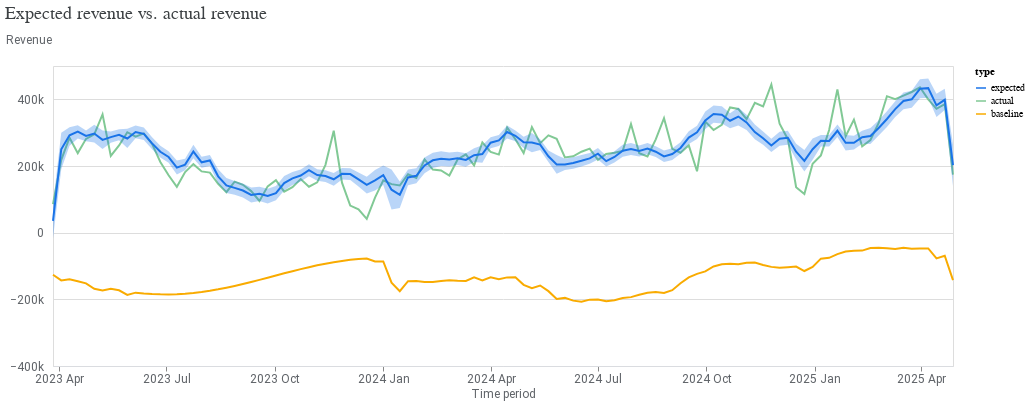

This figure's notebook cell:
### Code cell
model_fit = visualizer.ModelFit(mmm)
model_fit.plot_model_fit()

### Figure 1 — Vega-Lite specification as saved in the notebook (floating-point values rounded to 4 significant figures; data arrays with more than 128 entries replaced by an {"elided": "..."} marker saying what was removed)
{"config": {"view": {"continuousWidth": 300, "continuousHeight": 300}, "axis": {"labelColor": "#5F6368", "labelFont": "Roboto", "labelFontSize": 12, "titleColor": "#5F6368", "titleFont": "Roboto", "titleFontSize": 12, "titleFontWeight": "normal"}}, "layer": [{"mark": {"type": "line"}, "encoding": {"color": {"field": "type", "scale": {"domain": ["expected", "actual", "baseline"], "range": ["#1A73E8", "#81C995", "#F9AB00"]}, "type": "nominal"}, "x": {"axis": {"domainColor": "#DADCE0", "format": "%Y %b", "grid": false, "tickCount": 8}, "field": "time", "title": "Time period", "type": "temporal"}, "y": {"axis": {"domain": false, "labelExpr": "replace(format(datum.value, '.3~s'), 'G', 'B')", "labelPadding": 10, "tickCount": 5, "ticks": false, "titleAlign": "left", "titleAngle": 0, "titleY": -20}, "field": "mean", "title": "Revenue", "type": "quantitative"}}}, {"mark": {"type": "area", "opacity": 0.3}, "encoding": {"color": {"field": "type", "legend": null, "scale": {"domain": ["expected"], "range": ["#1A73E8"]}, "type": "nominal"}, "x": {"field": "time", "type": "temporal"}, "y": {"field": "ci_hi", "type": "quantitative"}, "y2": {"field": "ci_lo"}}}], "data": {"name": "data-1939bc39943136b0bbc9b2f8af242b4d"}, "resolve": {"scale": {"color": "independent"}}, "title": {"text": "Expected revenue vs. actual revenue", "anchor": "start", "color": "#3C4043", "font": "Google Sans Display", "fontSize": 18, "fontWeight": "normal", "offset": 10}, "width": 900, "$schema": "https://vega.github.io/schema/vega-lite/v5.20.1.json", "datasets": {"data-1939bc39943136b0bbc9b2f8af242b4d": {"elided": "330 records"}}}
